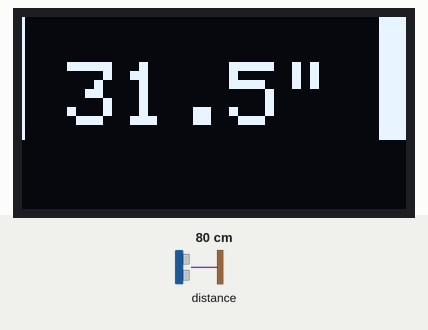
Recording of a sketch running on a simulated Arduino Uno, built with avr-gcc and run on an emulated ATmega328P. On the bench: 128×64 one-colour display. Inputs (shaded band) come from the test bench; at power-on: distance to the obstacle 80 cm.

Above: at 1.2 s.
1.3 s: distance to the obstacle set to 2 cm
At 1.48 s:
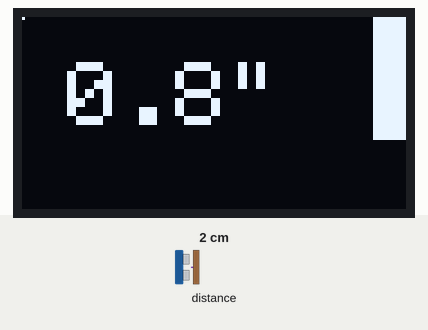
2.9 s: distance to the obstacle set to 4 cm
At 3.03 s:
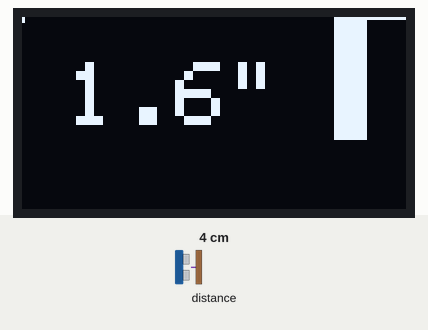
4.4 s: distance to the obstacle set to 9 cm
At 4.59 s:
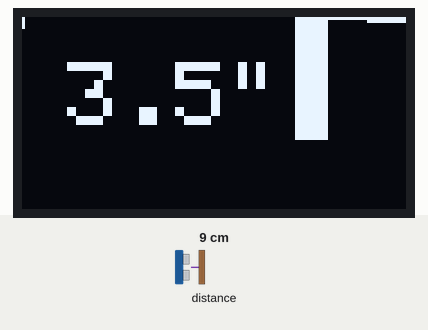

The sketch:

auspex.ino
```cpp
#include <Wire.h>
#include <Adafruit_GFX.h>
#include <Adafruit_SSD1306.h>
#include <VL53L0X.h>

#define SCREEN_WIDTH 128
#define SCREEN_HEIGHT 64

#define OLED_RESET 4
#define MM2IN 0.03937007874
#define MAXMM 1219.2


VL53L0X sensor;
Adafruit_SSD1306 display(SCREEN_WIDTH, SCREEN_HEIGHT, &Wire, OLED_RESET);
unsigned int px = 0;
int v[SCREEN_WIDTH];

void setup() {
  // clear the array of readings
  for (int n = 0; n < SCREEN_WIDTH; n++)
    v[n] = 0;

  Serial.begin(9600);

  // initialize the ToF sensor in continuous mode
  sensor.init();
  sensor.setTimeout(500);
  sensor.startContinuous();

  // initialize the display
  if (!display.begin(SSD1306_SWITCHCAPVCC, 0x3C)) { // generate display voltage from 3.3v internally?
    Serial.println(F("SSD1306 allocation failed"));
    for (;;);
  }
  display.setTextSize(3);
  display.setTextColor(INVERSE);
}

void loop() {
  display.clearDisplay();

  v[px] = sensor.readRangeContinuousMillimeters();

  // draw a line for every measurement
  for (int n = 0; n < SCREEN_WIDTH; n++) {
    double mm = v[(n + px) % SCREEN_WIDTH];
    int height = (int)(SCREEN_HEIGHT * mm / MAXMM);
    constrain(height, 0, SCREEN_HEIGHT);
    display.drawFastVLine(n, 0, height, WHITE);
  } // TODO I should sample faster and display a bounds!

  // print the current distance in inches
  double inches = v[px] * MM2IN;
  String label = String(inches, 1);
  label.concat("\"");
  display.setCursor(15, 15);
  display.print(label);

  px = (px + 1) % SCREEN_WIDTH;
  display.display();
  delay(50);
}

//// try an approach where we only update the measurement and a single column everyframe...
  //  display.startscrollright(0x00,0x0f);
//void loop() { // unfortunately I can't really figure out how to update the buffer and scroll it simultaneously...
//
////  px = (px+1) % SCREEN_WIDTH;
//  display.drawFastVLine(px, 0, SCREEN_HEIGHT, BLACK);
//  py = random(0, SCREEN_HEIGHT);
//  display.drawFastVLine(px, 0, py, WHITE);
//
//  // remove old measurement by reapeating text with inverse color
//  // scroll screen horizontally
//  // write new measurement?
//  // optionally we can just see how fast we can draw the whole screen...
//
////  display.display();
//  delay(50);
//}

  // // seed the rng
  // randomSeed(analogRead(0));

  //  // simulate a smoothly varying measurement.
  //  vy += (random(5)-3);
  //  if (vy<-4)
  //    vy=0;//-4;
  //  else if (vy>4)
  //    vy=0;//4;
  //
  //  py += vy;
  //  if (py<0)
  //    py = 0;
  //  else if (py>=SCREEN_HEIGHT)
  //    py = SCREEN_HEIGHT-1;
  //  v[px] = py;
```
